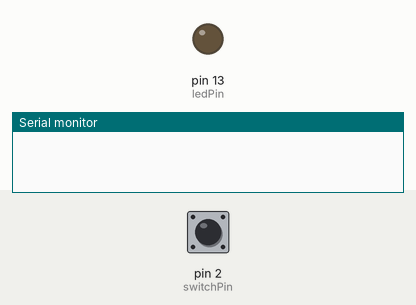
Bench run of a sketch on a simulated Arduino Uno, built with avr-gcc and run on an emulated ATmega328P. Parts: output pins drawn as LEDs (lit = HIGH), the last lines printed to the serial monitor. The inputs (shaded band) are chosen by the test bench; at power-on: pin 2 (switchPin) HIGH.

Above: at 1.2 s.
1.3 s: pin 2 (switchPin) pulled LOW for 0.15 s
At 1.8 s:
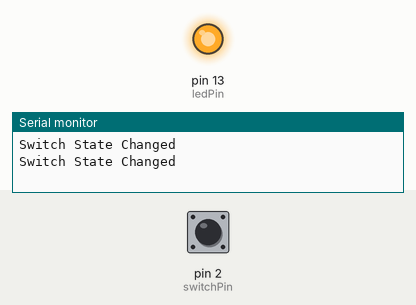
2.9 s: pin 2 (switchPin) pulled LOW for 3.2 s
At 3.5 s:
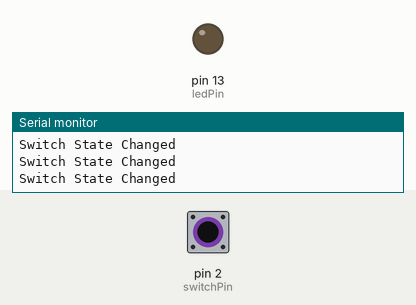
Timing chart, 0 to 7.6 s (numbered marks = the images above; inputs shaded):
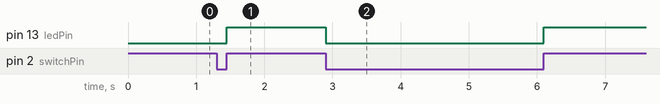

The sketch:

task1pt2.ino
```cpp
int ledPin = 13;
int switchPin = 2;

volatile byte switchState = LOW;

void setup() {
  pinMode(switchPin, INPUT_PULLUP);
  pinMode(ledPin, OUTPUT);
  attachInterrupt(digitalPinToInterrupt(switchPin), onSwitchChange, CHANGE);

  Serial.begin(9600);
}

void loop() {
  delay(50);
}

void onSwitchChange() {
  switchState = digitalRead(switchPin);
  digitalWrite(ledPin, switchState);
  Serial.println("Switch State Changed");
  delay(100);
}
```

Measured:
- after the input at 1.3 s, pin 13 (ledPin): LOW → HIGH after 0.15 s
- after the input at 2.9 s, pin 13 (ledPin): HIGH → LOW at once, → HIGH 3.2 s later
